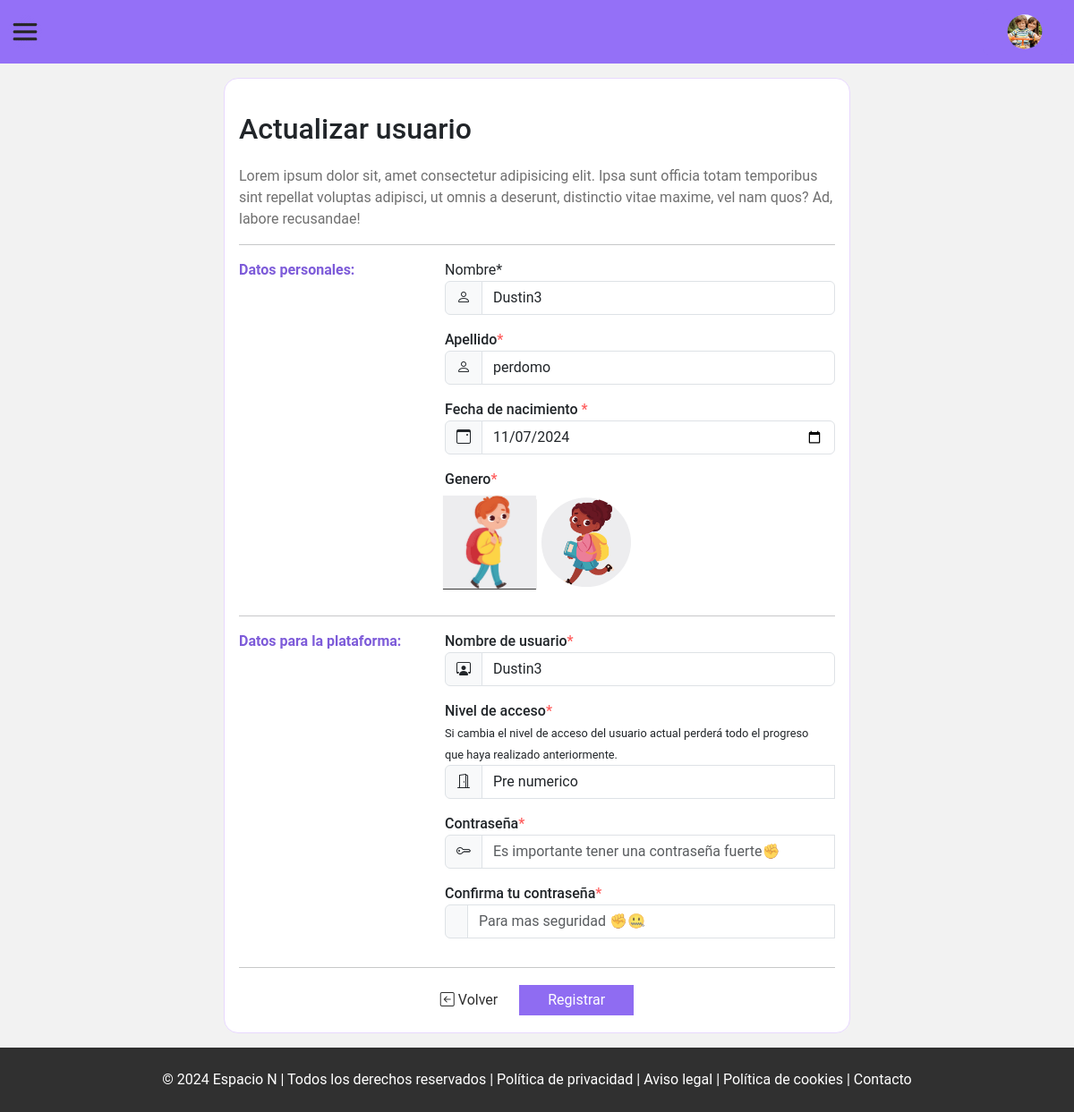
The page /view/admin/child/modify.php?id=1 (signed in) on the database as committed earlier.
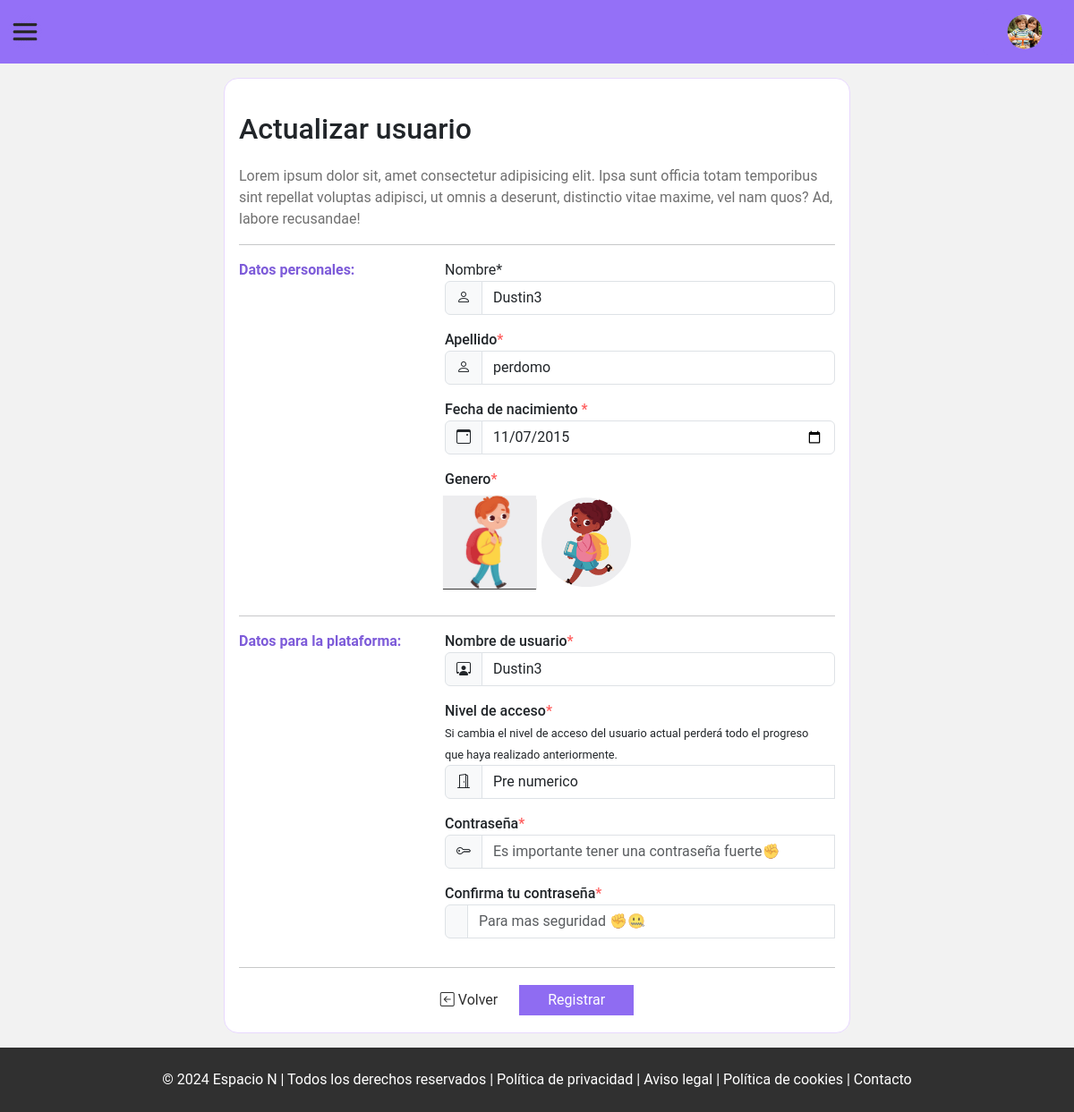
The same page on the database as committed later.
### tables this page shows
CREATE TABLE `ninos` (
  `id_nino` int(10) NOT NULL,
  `id_genero` int(10) NOT NULL,
  `id_categoria_actividades` int(10) NOT NULL,
  `id_usuario` int(10) NOT NULL,
  `id_profesional` int(10) NOT NULL,
  `nombre` varchar(70) NOT NULL,
  `apellido` varchar(70) NOT NULL,
  `fecha_nacimiento` date DEFAULT NULL,
  `ultimo_acceso` datetime DEFAULT NULL
);

CREATE TABLE `usuarios` (
  `id_usuario` int(10) NOT NULL,
  `id_rol` int(10) NOT NULL,
  `usuario` varchar(15) DEFAULT NULL,
  `clave` varchar(8) DEFAULT NULL,
  `estado` bit(1) DEFAULT b'0',
  `permisos` bit(1) DEFAULT b'0',
  `fecha_hora_creacion` datetime DEFAULT NULL
);

### view/admin/child/modify.php (the view, shortened to what this page needs)
<?php
function showChild()
{
    include '../../../php/connectionBD.php';
    $id_child = $_GET["id"];
    try {
        $sqlShow = "SELECT ninos.id_nino, usuarios.id_usuario AS usuarios_id_usuario, usuarios.usuario, ninos.id_genero, ninos.nombre, ninos.apellido, ninos.id_categoria_actividades, ninos.fecha_nacimiento FROM ninos INNER JOIN
        usuarios ON ninos.id_usuario = usuarios.id_usuario
        WHERE ninos.id_nino = :id_child;";
        $stmt = $pdo->prepare($sqlShow);
        $stmt->bindParam('id_child', $id_child, PDO::PARAM_INT);
        $stmt->execute();
        $row = $stmt->fetch(PDO::FETCH_ASSOC);
        switch ($row["id_genero"]) {
            case 1:
                $gender = "<p class='d-flex gap-2 selectionGender'>
                                <label for='M'>
                                    <input type='radio' name='gender' id='M' value='1' checked>
                                    <img src='../../../img/childs/boy.jpg' alt='' class='checked'>
                                </label>
                                <label for='F'>
                                    <input type='radio' id='F' name='gender' value='2'>
                                    <img src='../../../img/childs/girl.jpg' alt='' class=''>
                                </label>
                            </p>";
                break;
        }
        switch ($row["id_categoria_actividades"]) {
            case 1:
                $accessLevel = "<select name='accessLevel' class='form-control'><br>
        <option value='1' selected>Pre numerico</option>
        <option value='2'>Numerico emergente</option>
        <option value='3'>Desarrollo numerico</option>
    </select><br>";
                break;
        }
        echo "<div class='row'>";
        echo "<div class='col-4'>";
        echo "<label for=''>Datos personales:</label><br>";
        echo "</div>";
        echo "<div class='col-8'>";
        echo "<label for=''>Nombre<span>*</span></label><br>";
        echo "<div class='input-group mb-3'>";
        echo "<span class='input-group-text' id='basic-addon1'><i class='bi bi-person'></i></span>";
        echo "<input type='text' name='name' class='form-control' placeholder='¿Como se llama tu niño/a? 🤔' aria-label='Username' aria-describedby='basic-addon1'  value='" . $row["usuario"] . "'>";
        echo " </div>";
        echo "<label for=''>Apellido<span>*</span></label><br>";
        echo "<div class='input-group mb-3'>";
        echo "<span class='input-group-text' id='basic-addon1'><i class='bi bi-person'></i></span>";
        echo "<input type='text' name='lastName' class='form-control' placeholder='¿Y cual es su apellido? 🤔' aria-label='Username' aria-describedby='basic-addon1'  value='" . $row["apellido"] . "'>";
        echo "</div>";
        echo "<label for=''>Fecha de nacimiento <span>*</span></label><br>";
        echo "<div class='input-group mb-3'>";
        echo "<span class='input-group-text' id='basic-addon1'><i class='bi bi-calendar3-event'></i></span>";
        echo "<input type='date' name='date' class='form-control' aria-label='Username' value = '" . date('Y-m-d', strtotime($row["fecha_nacimiento"])) . "' aria-describedby='basic-addon1'>";
        echo "</div>";
        echo "<label for=''>Genero<span>*</span></label><br>";
        echo $gender;
        echo "</div></div><hr>";
        echo "<div class='row'>";
        echo "<div class='col-4'>";
        echo "<label for=''>Datos para la plataforma:</label><br>";
        echo "</div>";
        echo "<div class='col-8'>";
        echo "<label for=''>Nombre de usuario<span>*</span></label><br>";
        echo "<div class='input-group mb-3'>";
        echo "<span class='input-group-text' id='basic-addon1'>";
        echo "<i class='bi bi-person-workspace'></i></i>";
        echo "</span>";
        echo "<input type='text' name='user' class='form-control' placeholder='¡Oh 😲...!' aria-label='Username' aria-describedby='basic-addon1'  value='" . $row["usuario"] . "'>";
        echo "</div>";
        echo "<label for=''>Nivel de acceso<span>*</span></label><br>";
        echo "<small>Si cambia el nivel de acceso del usuario actual perderá todo el progreso<br>
         que haya realizado anteriormente.</small>";
        echo "<div class='input-group mb-3'>";
        echo "<span class='input-group-text' id='basic-addon1'><i class='bi bi-door-open'></i></span>";
        echo "$accessLevel";
        echo "</div>";
        echo "<label for=''>Contraseña<span>*</span></label>";
        echo "<div class='input-group mb-3'>
                    <span class='input-group-text' id='basic-addon1'>
                        <i class='bi bi-key'></i></i>
                    </span>
                    <input
                        type='password'
                        name='password'
                        class='form-control'
                        placeholder='Es importante tener una contraseña fuerte✊' aria-label='Username'
                        aria-describedby='basic-addon1'>
                    <br>
               </div>";
        echo "<label for=''>Confirma tu contraseña<span>*</span></label>";
        echo "<div class='input-group mb-3'>
                <span class='input-group-text' id='basic-addon1'>
                    <i class='bi bi-ke'></i></i>
                </span>
                <input
                    type='password'
                    name='passwordAgain'
                    class='form-control'
                    placeholder='Para mas seguridad ✊🤐 ' aria-label='Username'
                    aria-describedby='basic-addon1'>
                <br>
            </div>";
        echo "</div></div><hr>";
    } catch (PDOException $ex) {
        echo $ex->getMessage();
    }
}
?>
<!DOCTYPE html>
<html lang="es">
<head>
    <link href="https://cdn.jsdelivr.net/npm/bootstrap@5.3.3/dist/css/bootstrap.min.css" rel="stylesheet"
>
    <link rel="stylesheet" href="https://cdn.jsdelivr.net/npm/bootstrap-icons@1.11.3/font/bootstrap-icons.min.css">
    <link rel="stylesheet" href="../../../css/reset.css">
    <link rel="stylesheet" href="../../../css/components/offcanvas.css">
    <link rel="stylesheet" href="../../../css/components/header.css">
    <link rel="stylesheet" href="../../../css/components/semanticTag.css">
    <link rel="stylesheet" href="../../../css/admin/addAndModifyChild.css">
</head>
<body>
<?php include "./../../include/admin/user/header.php" ?>
<main>
   <div class="content">
   <h1>Actualizar usuario</h1>
        <p>Lorem ipsum dolor sit, amet consectetur adipisicing elit. Ipsa sunt officia totam temporibus sint repellat
            voluptas adipisci, ut omnis a deserunt, distinctio vitae maxime, vel nam quos? Ad, labore recusandae!</p>
            <hr>
            <form action="../../../php/admin/child.php" method="post">
            <?php showChild(); ?>
                <div class='d-flex justify-content-center gap-4 align-items-center'>
                    <div class=''>
                        <a href='./../dashboard.php'><span><i class='bi bi-arrow-left-square'></i>  Volver</span></a>
                    </div>
                    <div class=''>
                        <input type='submit' class='purpleButton' value='Registrar'>
                    </div>
                </div>
        </form>
   </div>
    </main>
    <?php include "./../../include/footer.php" ?>
</body>
</html>

### view/include/admin/user/header.php (shortened to what this page needs)
<header>
        <a class="btn btn-primary offCanvasSpaceN" data-bs-toggle="offcanvas" href="#offCanvasSpaceN" role="button"
            aria-controls="offCanvasSpaceN">
            <img src="../../../img/burgerMenu.png" class="img-fluid burgerMenu" alt="">
        </a>
        <section class="userPerfil">
            <button class="btn btn-primary" type="button" data-bs-toggle="offcanvas" data-bs-target="#offcanvasRight"
                aria-controls="offcanvasRight"><img src="../../../img/for/representative.png" class="img-fluid userImg"
                    alt="">
            </button>
        </section>
    </header>

### view/include/footer.php
<footer class="py-2">
        <div>
            <div class="mt-3 text-center">
                <p class="text-white">© 2024 Espacio N | Todos los derechos reservados | Política de privacidad | Aviso
                    legal | Política de cookies | Contacto</p>
            </div>
        </div>
    </footer>

### css/components/offcanvas.css (style rules this page uses)
.burgerMenu { width: 40px; height: 39px; background: none; }
.offCanvasSpaceN { border: none; background: none; padding: 0rem; }

### css/components/header.css (style rules this page uses)
.userPerfil>button { border: none; background: var(--colorHF) }
.userImg, .LogoImg { width: 70px; clip-path: circle(34% at 50% 50%); }
header { align-items: center; height: 71px; }

### css/components/semanticTag.css (style rules this page uses)
body { display: flex; flex-direction: column; width: 100vw; height: 100vh; background-size: contain; background-repeat: repeat; font-family: "Roboto", sans-serif; font-weight: 100; font-style: normal; font-weight: 400; }
header { display: flex; justify-content: space-between; padding: 0.5rem; background: var(--colorHF); }
main { flex-grow: 2; background: #f2f2f2; }
main>div { width: 100vw; }
footer { background: rgb(48, 48, 48); width: 100vw; }

### css/admin/addAndModifyChild.css (style rules this page uses)
main { display: flex; justify-content: center; align-items: center; }
a { margin: 0.5rem 0rem; display: block; color: var(--colorBlack); text-decoration: none; }
.content { background: white; padding: 1rem; border-radius: 1rem; border: solid 1px #e8d8ff; margin: 1rem; max-width: 700px; }
.purpleButton { background: #8f6cf2; padding: 0.5rem 2rem; color: white; border: 0rem; }
.col-4 > label { font-weight: bold; color: #7d5bd9; }
.col-8 > label { font-weight: 500; }
label > span { color: #ff5d5d; }
.content > p { color: #6f6f6f; }
img { width: 100px; clip-path: circle(); }
.checked { filter: drop-shadow(0px 4px 0px rgb(47, 47, 47)); color: rgb(47, 47, 47); transform: perspective(2rem) translateZ(1rem); transform: perspective(500px) translateZ(20px); transform-style: preserve-3d; transition: all 0.5s linear; }
.selectionGender { padding-top: 0.5rem; }
.selectionGender > label > img { cursor: pointer; border: 0rem; width: 100px; clip-path: circle(); }
.checked { border: solid 2px rgb(47, 47, 47); color: rgb(47, 47, 47); }

Rows that differ between the two databases and show on the page:
changed ninos "perdomo": date "11/07/2024" → "11/07/2015"
